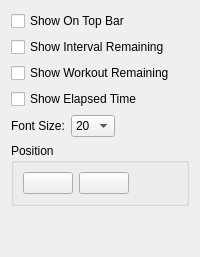
         <widget class="QWidget" name="tab_timer">
          <attribute name="title">
           <string>Timer</string>
          </attribute>
          <layout class="QVBoxLayout" name="verticalLayout_25">
           <item>
            <widget class="QCheckBox" name="checkBox_showTimerOnTop">
             <property name="text">
              <string>Show On Top Bar</string>
             </property>
            </widget>
           </item>
           <item>
            <widget class="QCheckBox" name="checkBox_showIntervalRemainingTime">
             <property name="text">
              <string>Show Interval Remaining</string>
             </property>
            </widget>
           </item>
           <item>
            <widget class="QCheckBox" name="checkBox_showWorkoutRemainingTime">
             <property name="text">
              <string>Show Workout Remaining</string>
             </property>
            </widget>
           </item>
           <item>
            <widget class="QCheckBox" name="checkBox_showElapsedTime">
             <property name="text">
              <string>Show Elapsed Time</string>
             </property>
            </widget>
           </item>
           <item>
            <layout class="QHBoxLayout" name="horizontalLayout_6">
             <item>
              <widget class="QLabel" name="label_fontSizeTxt">
               <property name="text">
                <string>Font Size:</string>
               </property>
              </widget>
             </item>
             <item>
              <widget class="QComboBox" name="comboBox_fontSizeTimer">
               <item>
                <property name="text">
                 <string>20</string>
                </property>
               </item>
               <item>
                <property name="text">
                 <string>26</string>
                </property>
               </item>
               <item>
                <property name="text">
                 <string>30</string>
                </property>
               </item>
              </widget>
             </item>
             <item>
              <spacer name="horizontalSpacer_7">
               <property name="orientation">
                <enum>Qt::Horizontal</enum>
               </property>
               <property name="sizeHint" stdset="0">
                <size>
                 <width>40</width>
                 <height>20</height>
                </size>
               </property>
              </spacer>
             </item>
            </layout>
           </item>
           <item>
            <widget class="QGroupBox" name="groupBox_4">
             <property name="title">
              <string>Position</string>
             </property>
             <layout class="QHBoxLayout" name="horizontalLayout_7">
              <item>
               <widget class="QPushButton" name="pushButton_leftTimer">
                <property name="minimumSize">
                 <size>
                  <width>50</width>
                  <height>0</height>
                 </size>
                </property>
                <property name="text">
                 <string/>
                </property>
                <property name="icon">
                 <iconset resource="../MyResources.qrc">
                  <normaloff>:/image/icon/leftArrow</normaloff>:/image/icon/leftArrow</iconset>
                </property>
               </widget>
              </item>
              <item>
               <widget class="QPushButton" name="pushButton_rightTimer">
                <property name="minimumSize">
                 <size>
                  <width>50</width>
                  <height>0</height>
                 </size>
                </property>
                <property name="text">
                 <string/>
                </property>
                <property name="icon">
                 <iconset resource="../MyResources.qrc">
                  <normaloff>:/image/icon/rightArrow</normaloff>:/image/icon/rightArrow</iconset>
                </property>
               </widget>
              </item>
              <item>
               <spacer name="horizontalSpacer_8">
                <property name="orientation">
                 <enum>Qt::Horizontal</enum>
                </property>
                <property name="sizeHint" stdset="0">
                 <size>
                  <width>40</width>
                  <height>20</height>
                 </size>
                </property>
               </spacer>
              </item>
             </layout>
            </widget>
           </item>
           <item>
            <spacer name="verticalSpacer_16">
             <property name="orientation">
              <enum>Qt::Vertical</enum>
             </property>
             <property name="sizeHint" stdset="0">
              <size>
               <width>20</width>
               <height>40</height>
              </size>
             </property>
            </spacer>
           </item>
          </layout>
         </widget>
